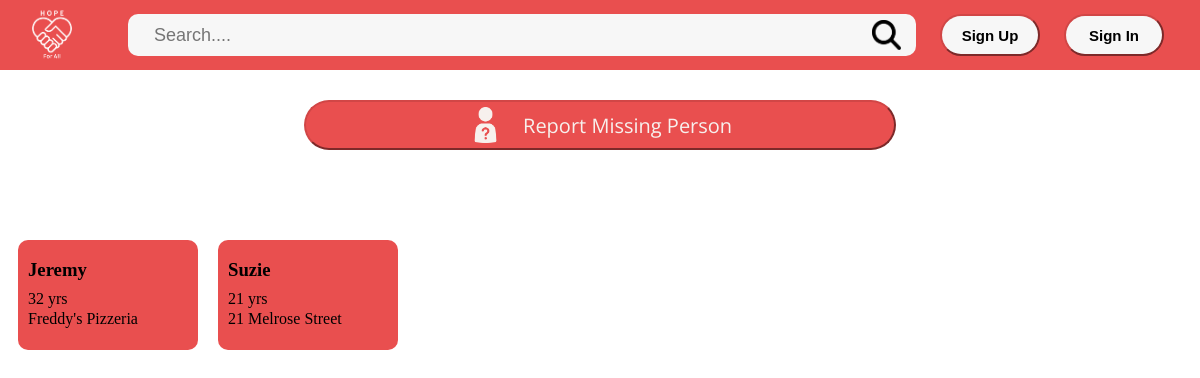
Before: / with the older database file.
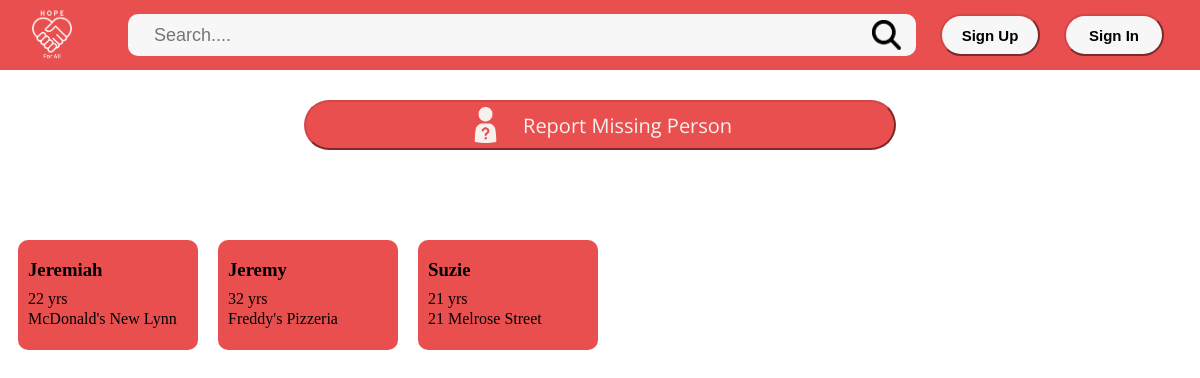
After: the same page with the newer database file.
### tables this page shows
CREATE TABLE "Missing" (
	"MID"	INTEGER NOT NULL UNIQUE,
	"ProfilePicture"	BLOB,
	"FirstName"	TEXT NOT NULL,
	"LastName"	TEXT NOT NULL,
	"DOB"	TEXT NOT NULL,
	"Age"	INTEGER NOT NULL,
	"IdentificationMark"	TEXT,
	"Contact"	TEXT NOT NULL,
	"MissingSince"	TEXT NOT NULL,
	"LastKnownLocation"	TEXT,
	"IncidentRelated"	TEXT,
	"Country"	TEXT,
	"ReporterName"	TEXT,
	"ReporterRelation"	TEXT,
	"Additional"	TEXT,
	PRIMARY KEY("MID")
);

### run.py (the view)
@app.route('/')
def index():
    return render_template('index.html', missings = env.getMissing())

### backend/env.py (called while the page is built)
def db_connection():
    conn = db.connect(DB_PATH)
    conn.row_factory = db.Row
    return conn

def getMissing():
    con = db_connection()
    cur = con.cursor()
    cur.execute("SELECT * FROM Missing")
    missings = cur.fetchall()
    cur.close()
    con.close()
    return missings

### templates/index.html (shortened to what this page needs)
<head>
	<link rel="stylesheet" href="{{ url_for('static', filename='index.css') }}">
</head>
<body>
	<div class="banner">
		<img src="{{ url_for('static', filename='ressources/logo-white.png')}}" class="logo"></img>
		<form action="{{ url_for('search') }}" class="search" style="display: flex; position: relative; width: 100%;" autocomplete="off">
			<input type="text" class="searchBar" id="live-search" name="query" autocomplete="off" placeholder="Search...." style="flex: 1;">
			<button type="submit" style="background: none; border: none; padding: 0; cursor: pointer;">
				<img src="{{ url_for('static', filename= 'ressources/search.png') }}" class="searchLogo" alt="Search">
			</button>
		</form>
		<div class="account">
			<div class="signContainer">
				<button onclick="location.href='/register';"><b>Sign Up</b></button>
			</div>
			<div class="loginContainer">
				<button onclick="location.href='/login';"><b>Sign In</b></button>
			</div>
		</div>
		</div>
	<div>
	<div class="reportContainer">
		<button class="report" onclick="location.href='/reportMissing';">
			<img src="{{ url_for('static', filename='ressources/missing.png') }}"></img>
			<label>Report Missing Person</label>
		</button>
	</div>
	<div class="incidents">
			<div class="content">
				{% for missing in missings %}
					<div class="missing-person-card">
						<h3>{{ missing.FirstName }}</h3>
						<div class="info">
							<p>{{ missing.age }} yrs</p>
							<p>{{ missing.LastKnownLocation }}</p>
						</div>
					</div>
				{% endfor %}
			</div>
		</div>
		</div>
</body>

### static/index.css (style rules this page uses)
label { font-family: "Open Sans"; }
body { background-color: #fff; }
button { cursor: pointer; }
.banner { display: flex; justify-content: space-evenly; align-items: center; position: fixed; top: 0px; left: 0px; height: 70px; width: 100%; background-color: #e94f4f; z-index: 10; }
.banner .logo { height: 80%; width: auto; margin-left: 2%; margin-right: 4%; }
.banner .search { display: flex; justify-content: space-between; align-items: center; position: relative; height: 60%; width: 60%; margin: auto; border-radius: 10px; background-color: #f7f7f7; z-index: 1; }
.banner .searchBar { height: 80%; width: 100%; font-size: 18px; margin-right: 2vw; margin-left: 2vw; border: none; outline: none; background-color: #f7f7f7; border-radius: 0px; box-sizing: border-box; z-index: 1; }
.banner .search button { height: 100%; }
.banner .searchLogo { height: 70%; width: auto; margin-right: 15px; }
.banner .account { display: flex; justify-content: space-between; margin-left: 2vw; margin-right: 3vw; height: 60%; }
.banner .signContainer { margin: auto; margin-right: 2vw; height: 100%; width: 100px; }
.banner .signContainer button { height: 100%; width: 100%; border-radius: 40px; background-color: #f7f7f7; border-color : #d14646; font-size: 15px; }
.banner .loginContainer { margin: auto; height: 100%; width: 100px; }
.banner .loginContainer button { height: 100%; width: 100%; border-radius: 40px; background-color: #f7f7f7; border-color : #d14646; font-size: 15px; }
.reportContainer { display: flex; justify-content: center; align-items: center; margin-top: 100px; position: relative; height: 50px; width: 100%; }
.reportContainer button { display: flex; justify-content: center; align-items: center; height: 100%; width: 50%; border-radius: 50px; background-color: #e94f4f; border-color : #d14646; }
.reportContainer .report img { padding-right: 20px; padding-left: 30px; height: 80%; width: auto; }
.reportContainer .report label { padding-right: 30px; font-size: 20px; color: #F7F0ED; }
.incidents { margin-top: 20px; }
.content { display: flex; flex-wrap: wrap; justify-content: flex-start; }
.content .missing-person-card { background-color: #e94f4f; border-radius: 10px; padding: 0.2px 10px; margin: 10px 10px; margin-top: 70px; height: 110px; width: 160px; }
.content .missing-person-card .info { display: block; margin-top: -10px; }
.content .info p { margin: 2px 0; }

Changed rows visible on the page:
added Missing: FirstName "Jeremiah", age "22", LastKnownLocation "McDonald's New Lynn"
